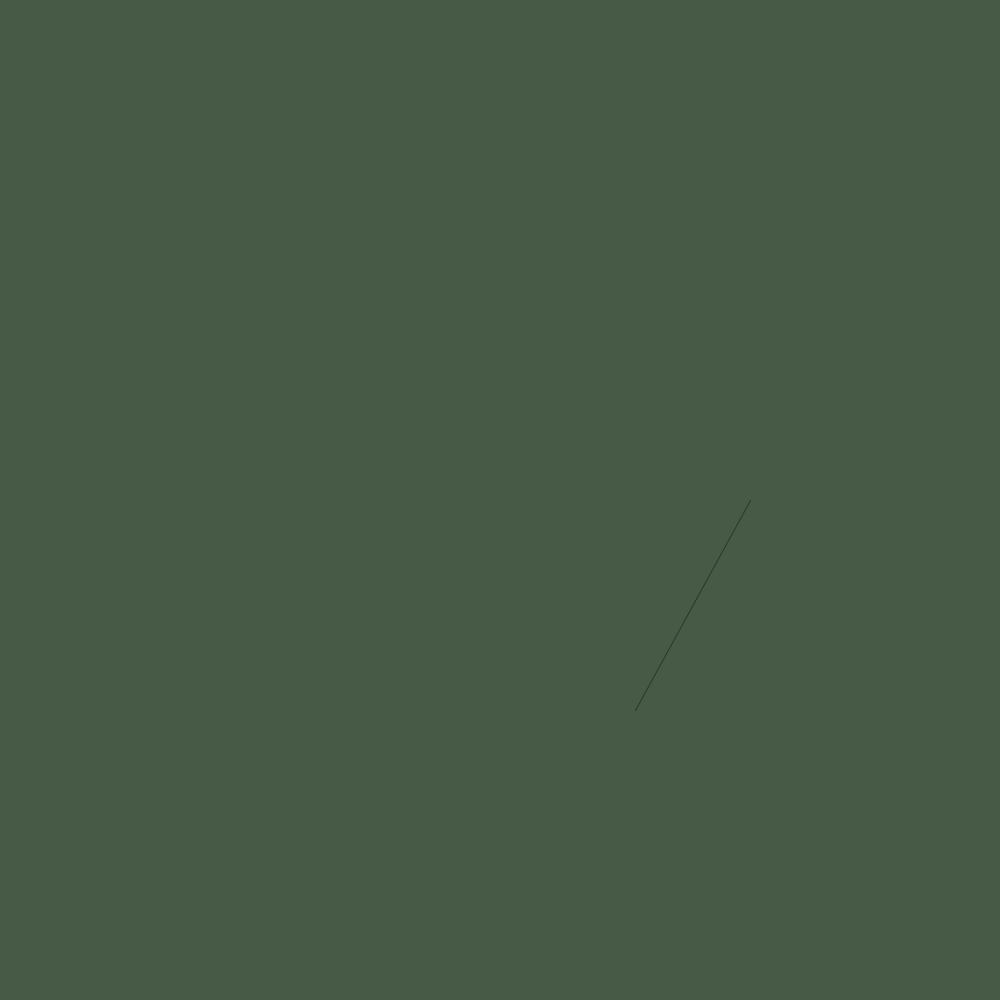
Frame 1 (no input)
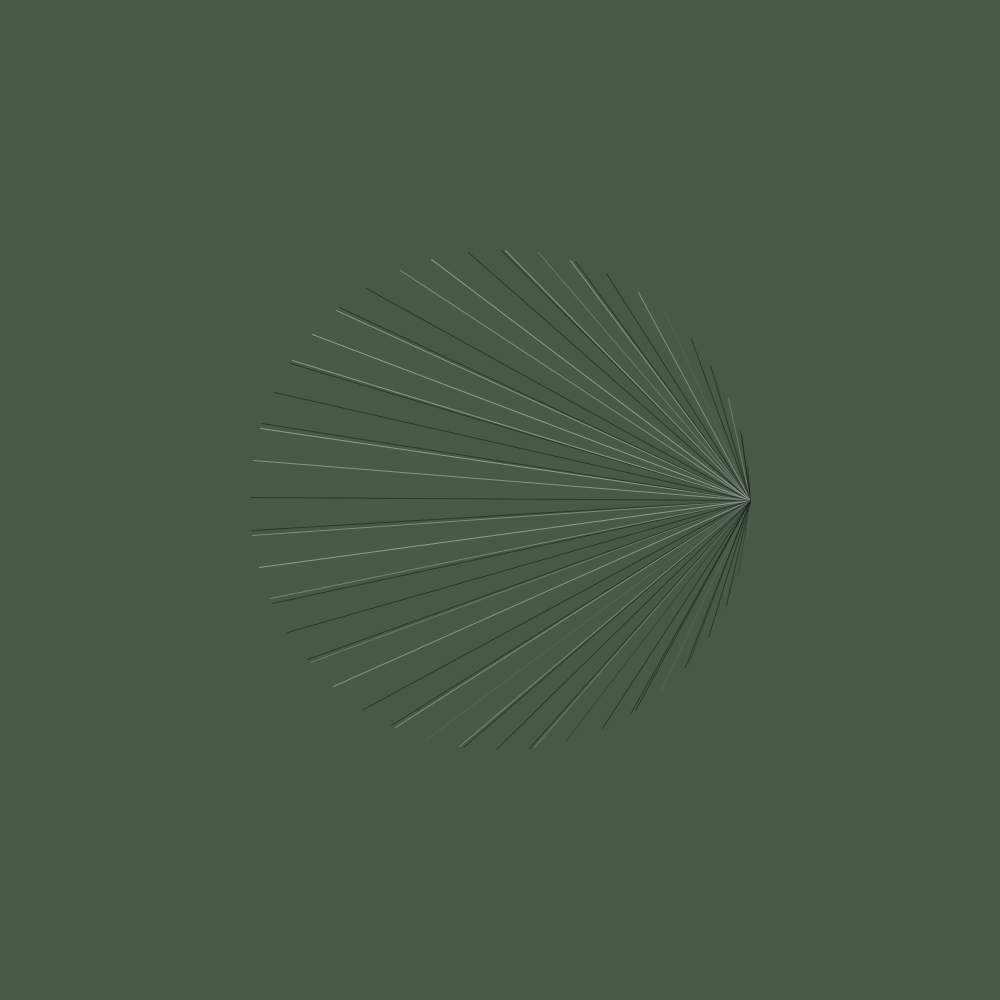
Frame 60 (the mouse pressed at the canvas centre just before this capture)
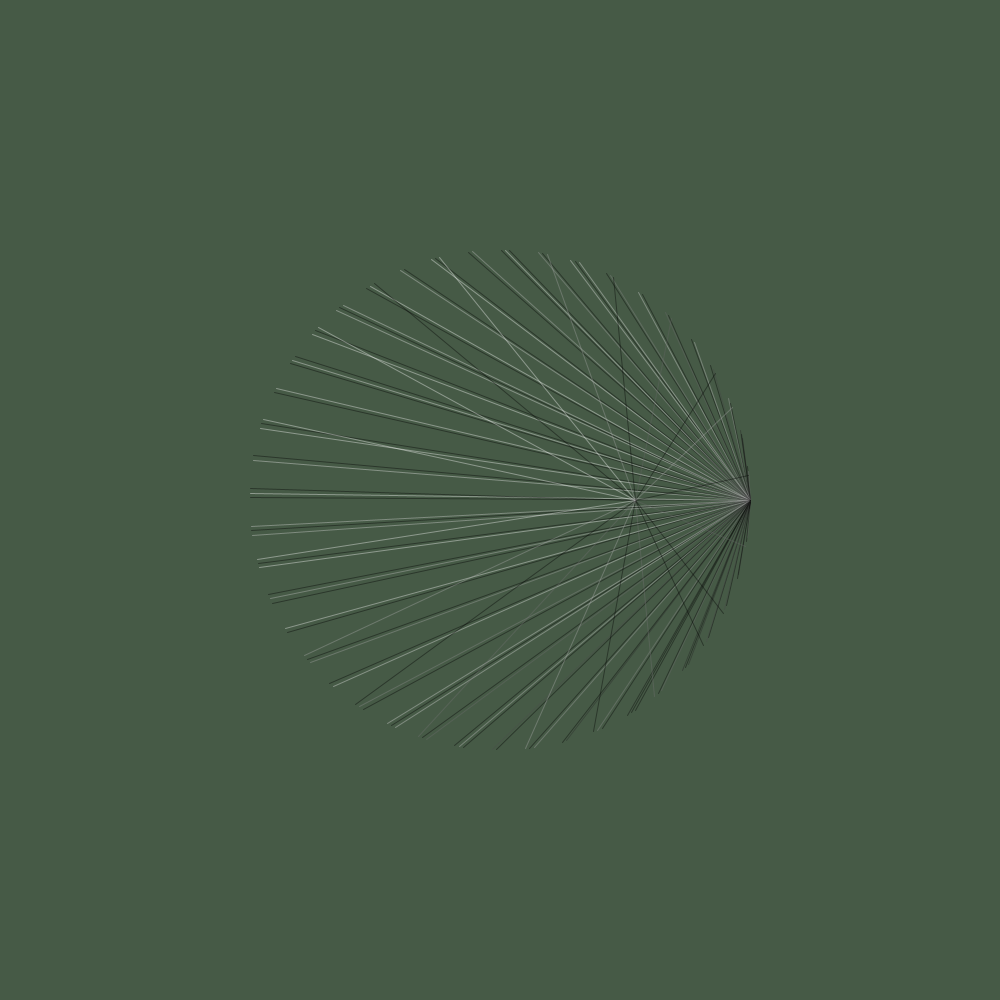
Frame 120 (the mouse held since frame 60 and released just before this capture)

The Processing sketch that drew these frames (run headless with seeded random() and noise(); from frame 60 on, the mouse is pressed at the canvas centre):

// Processing sketch: Spikey_Round_Box
// ── Spikey_Round_Box.pde
int a = 0;
int b = 0;

void setup() {
  size(1000, 1000);
  background(70, 90, 70);
  frameRate(1000);
}

void draw() {
  a = a + 1;
  b = b + 1;
  stroke(0 + 255 * sin(a/2), 100);
  strokeWeight(1);
  line(500 + 250 * cos(a/100), 500 + 250 * sin(b/1000),500 + 250 * cos(a/1), 500 + 250 * sin(b/1));
  
  if (keyPressed){
   save("spiky round box.png"); 
  }
}
